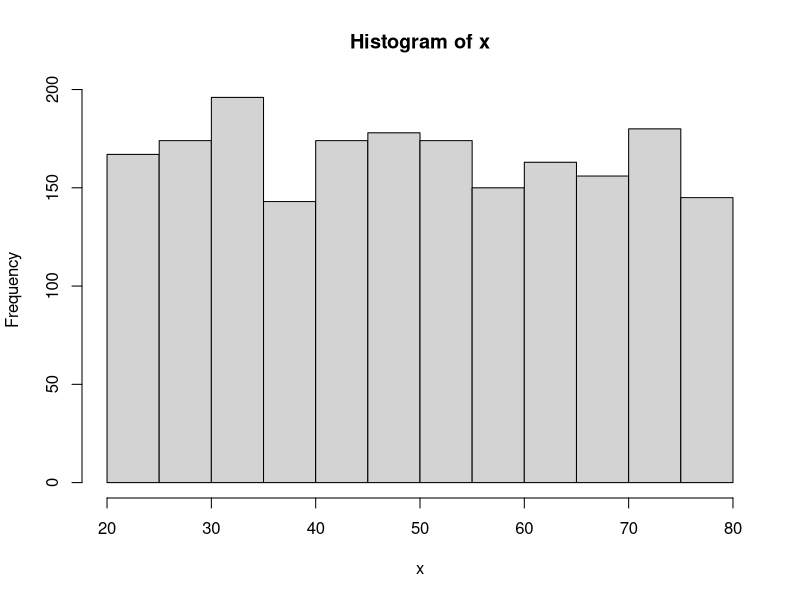
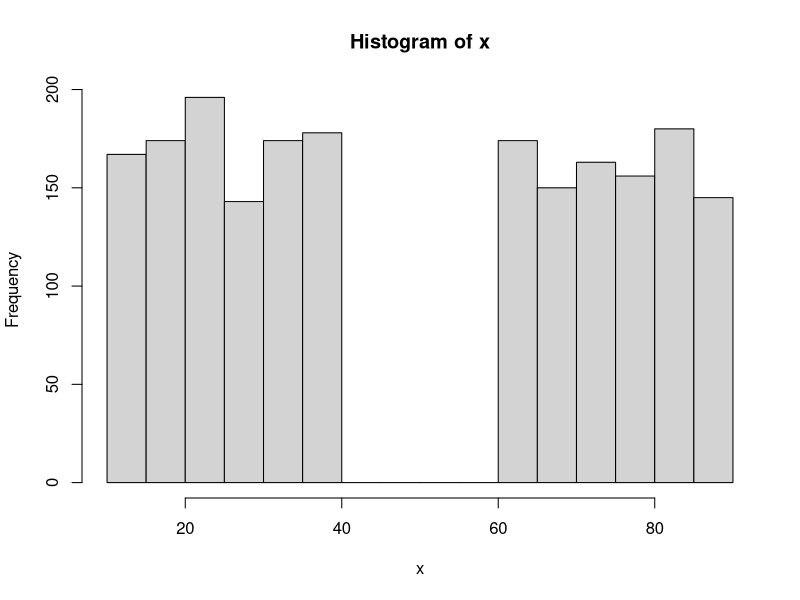
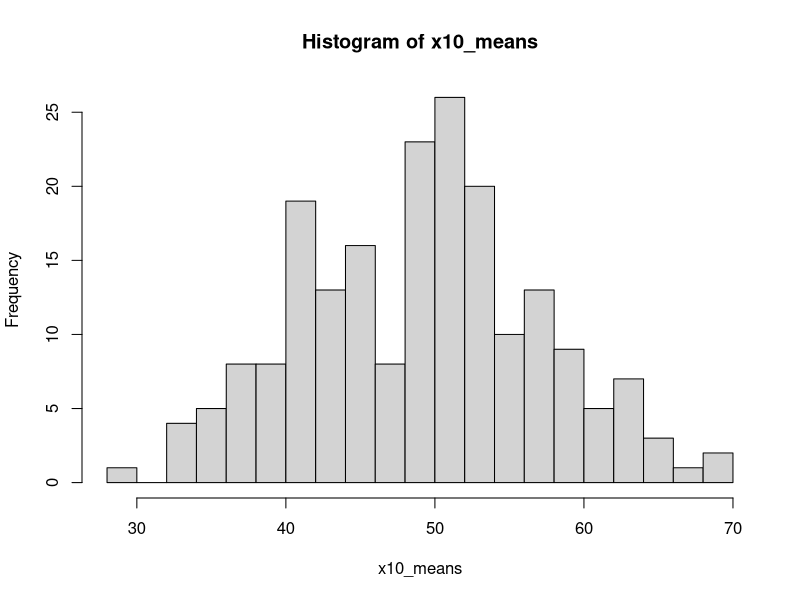
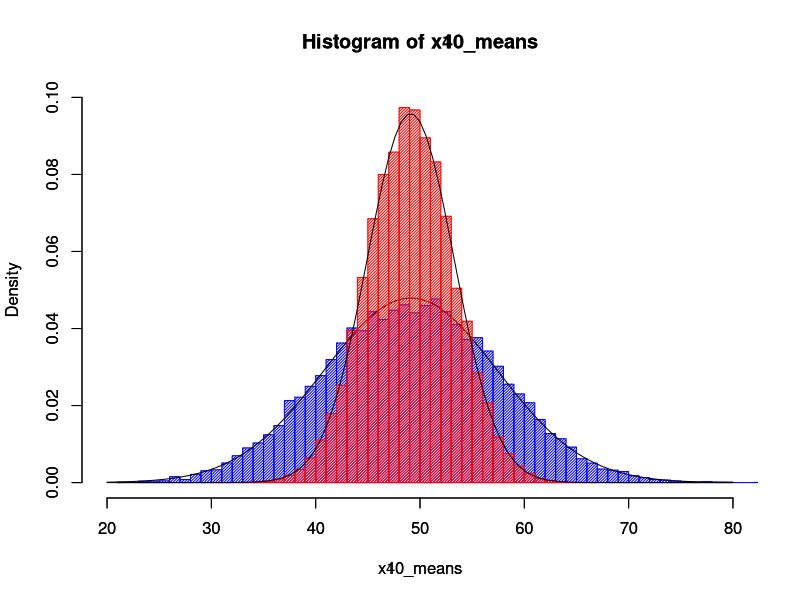
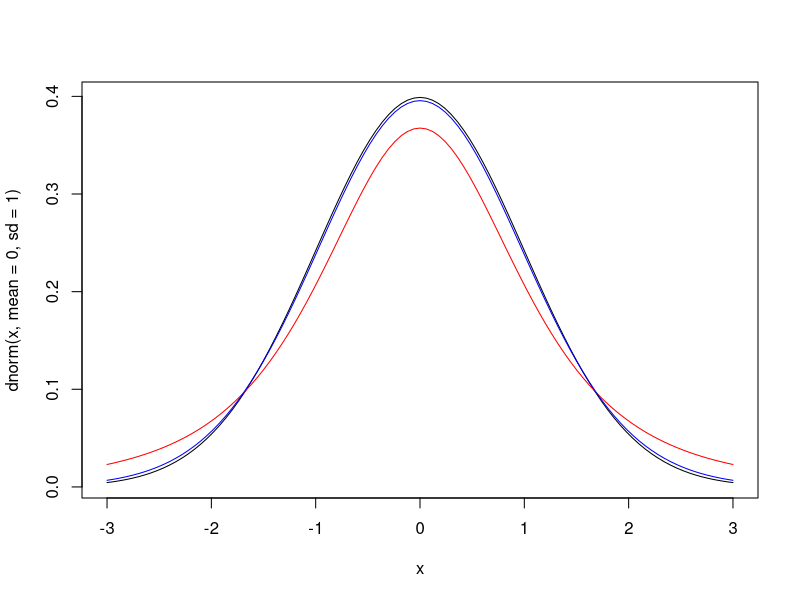
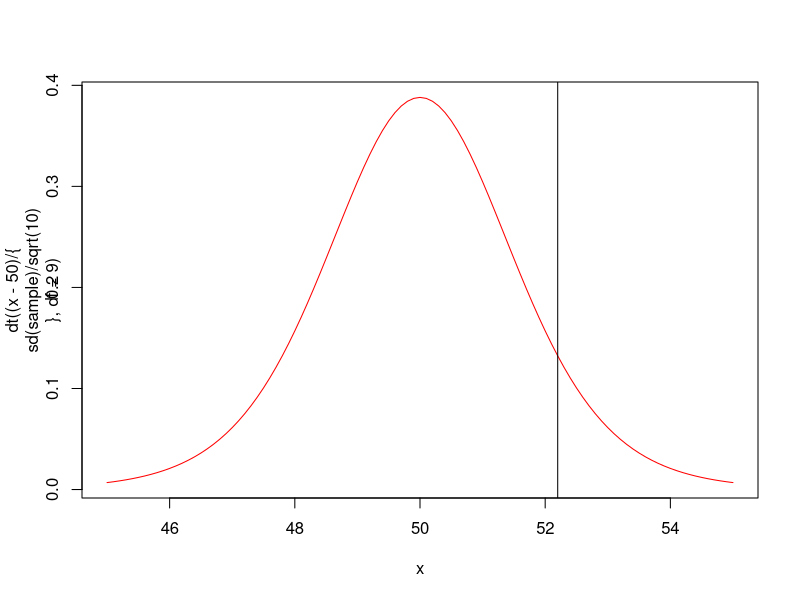
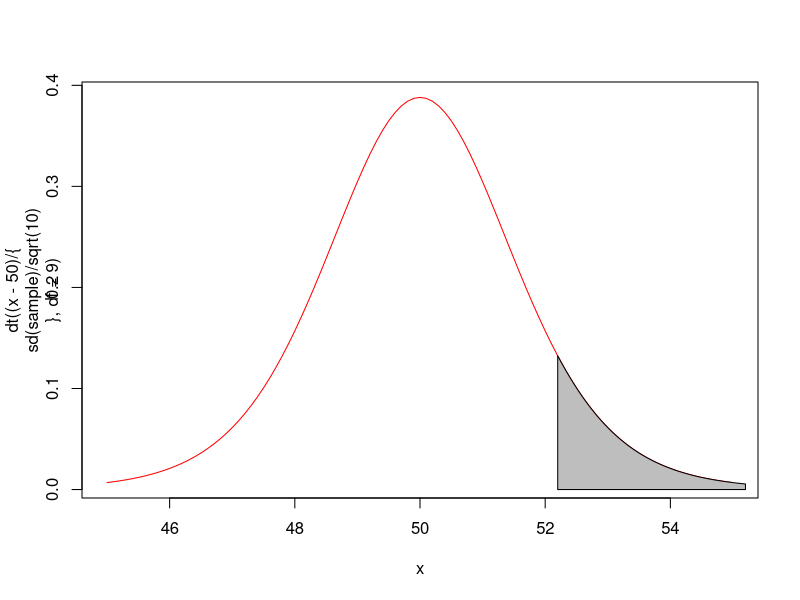
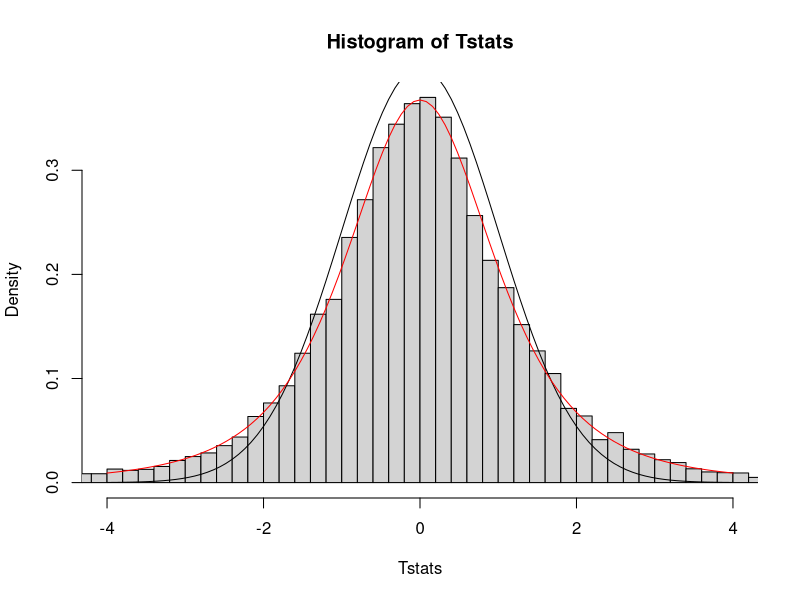

Write the R code that produced these figures, in order.
# Mean is supposedly following a special distribution no matter how wired the backgound distribution is.
# Let's check it. 

## Creating a wired back ground ppopulation 
x = runif(2000, 20, 80)
head(x)
hist(x)
mean(x) # mean of the destribution
x = ifelse(x>50, x+10, x-10) 
head(x)
hist(x) 

# sample 10 from background destribution and take the mean
x10 = sample(x, 10)
x10
x10_mean = mean(x10)
x10_mean

## SIDE: If we increase the sample, say, 100,
## our guess of the man will be more accurate
x100 = sample(x, 100)
x100_mean = mean(x100)
x100_mean
## Law of large numbers: LLA ###


# take the mean of 10 samples 200 more times
x10_means = x10_mean
for (i in 1:200){
  x10 = sample(x, 10)
  x10_mean = mean(x10)
  x10_means = c(x10_means, x10_mean)
}
length(x10_means)
hist(x10_means, breaks=20)

# do it 20K more times.
for (i in 1:20000){
  x10 = sample(x, 10)
  x10_mean = mean(x10)
  x10_means = c(x10_means, x10_mean)
}
length(x10_means)
hist(x10_means, breaks = 50, xlim = c(20, 80), ylim=c(0,0.1),prob=T, col="blue", density=50)
# this distribution is an approx of a normal distrubiton
####
## Noraml distribution has two paramaters mu and sigma
## and described as N(mu, sigma^2)
####
## The means of n samples follow the normal distribution of
##  mu = mean of the original distribution
##  sigma = standard diviation of the original distribution
##      devided by square root of n (standard error)
MU = mean(x)
SE = sd(x)/sqrt(10)
curve(dnorm(x, mean=MU, sd=SE),add = T)
## Central Limit Theorum: CLT
## If n is enough large (n>30), CLT holds.


# average 40 of x, repeat 20K times will give a narrower distribution.
## distribution of x 
x40_means = c()
for (i in 1:20000){
  x40 = sample(x, 40)
  x40_mean = mean(x40)
  x40_means = c(x40_means, x40_mean)
}
length(x40_means)
par(new=T)
hist(x40_means, breaks = 50, xlim = c(20, 80), ylim=c(0,0.1), prob=T, col="red", density=50)
# This distribution approx,
MU = mean(x)
SE = sd(x)/sqrt(40)
curve(dnorm(x, mean=MU, sd=SE),add = T)


####
# SIDE: what is sd? #####
a=1:5
a
mean(a)
sd(a)
a-mean(a)
(a-mean(a))^2
sum((a-mean(a))^2)
sum((a-mean(a))^2)/4 # variance
sqrt(sum((a-mean(a))^2)/4) # standard deviation
# why devide by 4, not 5? 
## Because we use mean(a) instead of true population mean.
####






# Back to the origial problem
# Can we use CLT to judge whether x10_mean is different from 50
sample=c(52, 56, 48, 52, 56, 54, 49, 42, 56, 57)
mean_10 = mean(sample)
## Supppose x10_means follows N(mu, sigma^2) where mu=50, 
## (null hypothesis:H0), we can tell how likely we would get
## x10_mean (obs) or more extreme. 
## The problem: how can we find sigma?
## We substitute sigma by sd(sample), but sd(sample) is always,
## a bit smaller than sd(x), so need correction -> t distribution
curve(dnorm(x, mean=0, sd=1), xlim=c(-3,3))
curve(dt(x, df=3),col="red", add=T)
curve(dt(x, df=30),col="blue", add=T)





## The t-distribution of x10_mean under the null hypothesis
## (x-50)/{sd(sample)/sqrt(9) follows t-dist with df of 9
curve(dt((x-50)/{sd(sample)/sqrt(10)}, df=9),col="red", xlim=c(45, 55)) 
abline(v=mean_10)
pt((mean_10-50)/{sd(sample)/sqrt(10)}, df=9, lower.tail = F) *2
t.test(sample-50)

## SIDE: Color the area
curve(dt((x-50)/{sd(sample)/sqrt(10)}, df=9),col="red", xlim=c(45, 55)) 
dots=mean_10 + 0:300/100
vals=dt((dots-50)/{sd(sample)/sqrt(10)}, df=9)
polygon(c(dots,rev(dots)),
        c(rep(0,301),rev(vals)),col="gray")

# SIDE: simulation of T statistics
# Dist.of  t-stats calculated by 4 samples from N(0,1)
Tstats=c()
for (i in 1:20000){
  x4 = rnorm(4)
  x4_mean = sum(x4)/4
  x4_sd = sd(x4)
  x4_se = x4_sd / sqrt(4)
  Tstat =( x4_mean - 0 ) / x4_se
  Tstats=c(Tstats, Tstat)
}
hist(Tstats, xlim=c(-4, 4), breaks=400, prob=T)
curve(dnorm(x), type = "l", add=T) # doesn't fits well.
# t-dist of 3 df fits.
curve(dt(x, df=3), col="red", add=T)













# Multiple testing ################################
x = runif(20000, 20, 80)
head(x)
hist(x)
mean(x)
SAMPLE=sample(x, 10)
SAMPLE
t.test(SAMPLE-50) # test whether this is significantly different from 0.05
Tstat=t.test(SAMPLE-50)
Tstat$p.value
if(Tstat$p.value<0.05){sig=1}else{sig=0}
sig

# repeat the same test 10K times
P=c()
for (i in 1:10000){
  SAMPLE=sample(x, 10)
  Tstat=t.test(SAMPLE-50)
  P = c(P, Tstat$p.value)
}

hist(P)
min(P)
sum(P<0.05)
# the number of alpha error (false positives)
# This is a bit larger than 500.
# The deviation from expectation happens because 
# CLT is not a normal dist. but an approx.

# QQplot
## From above example
Psort=sort(P)
Pexpc=(1:10000)/10000
Psort[1:10]
Pexpc[1:10]
plot(-log10(Pexpc), -log10(Psort))
abline(0,1)
# Lambda
Pmedian=median(P)
Pmedian
Mchisq = qchisq(1-Pmedian,1)
Mchisq/qchisq(0.5,1) 


## Increase the sample size to 1000
P=c()
for (i in 1:10000){
  SAMPLE=sample(x, 400)
  Tstat=t.test(SAMPLE-50)
  P = c(P, Tstat$p.value)
}
length(P[P<0.05])/length(P)
Psort=sort(P)
plot(-log10(Pexpc), -log10(Psort))
abline(0,1)

# If x is normally distributed (run above "SIDE")
P2=c()
for (i in 1:10000){
  SAMPLE=rnorm(10, mean=50, sd=15)
  Tstat=t.test(SAMPLE-50)
  P2 = c(P2, Tstat$p.value)
}
length(P2[P2<0.05])/length(P2)
P2sort=sort(P2)
plot(-log10(Pexpc), -log10(P2sort))
abline(0,1)



# Bonferroni correction 0.05 / number of tests
Psort=sort(P)
df = data.frame(P=Psort)
df$BONF_thre_to_rawP = 0.05/10000
df$P_BONF = df$P*10000
df$BONF_rjct = ifelse(df$P_BONF < 0.05, 1, 0)

# False discovery rate of 0.05
df$FDR_thre_to_rawP = 0.05/10000*(1:10000)
df$P_FDR = df$P*10000/(1:10000)
df$FDR_rjct = ifelse(df$P_FDR < 0.05, 1, 0) 





# Power
## H0 distribution and alpha
curve(dnorm(x,0, 1), xlim=c(-3, 5))
# Alpha (0ne-way (alpha = 0.025))
dots=1.96 + 0:300/100
vals=dnorm(dots)
polygon(c(dots,rev(dots)),
        c(rep(0,301),rev(vals)),col="blue")
## H1 distribution and beta
curve(dnorm(x,3, 1), xlim=c(-3, 5), add=T)
dots=1.96 - 0:300/50
vals=dnorm(dots-3)
polygon(c(dots,rev(dots)),
        c(rep(0,301),rev(vals)),col="red")

# Power (1-Beta)
dots=1.96 + 0:300/100
vals=dnorm(dots-3)
polygon(c(dots,rev(dots)),
        c(rep(0,301),rev(vals)),col="grey")

## two ways to increase power
# larger effect
curve(dnorm(x, 4, 1), xlim=c(-3, 5), add=T)

# Larger sample size (or better precision)
curve(dnorm(x, 0, 0.5), xlim=c(-3, 5))
curve(dnorm(x, 3, 0.5), xlim=c(-3, 5), add=T)
dots=1.96/2 + 0:300/100
vals=dnorm(dots, 0, 0.5)
polygon(c(dots,rev(dots)),
        c(rep(0,301),rev(vals)),col="red")
##








# Linear regression
## give 3 scoops
Y1=c(56, 49, 55, 56, 48, 52, 57, 42, 53, 58)
Y2=c(45, 50, 53, 41, 51, 50, 45, 48)
t.test(Y1, Y2)

# combine Y1 and Y2
Y = c(Y1, Y2)

# Linear regression with only intercept
lm(Y~1)
summary(lm(Y ~ 1))
# intercept is the mean of Y
mean(Y)
# plot
plot(Y)
abline(h=mean(Y))


# The difference between Y1 and Y2 is using spoon A(==0) or spoon B(==1)
X1 = c(rep(0,10), rep(1, 8))
# Add information of X1 in the model
summary(lm(Y ~ 1 + X1))
# Intercept is the mean of Y1
mean(Y1)
# X1 beta is the following;
mean(Y2) - mean(Y1)
# plot
plot(X1,Y)
abline(a=52.6, b=-4.725)

# Further more, three people scooped alternatively
# Person A == 0, Person B == 1, Person C == 2
X2 = rep(c(0, 1, 2), 6) 
summary(lm(Y ~ 1 + X1 + X2))

# A == (0,0), B == (1,0), C == (0, 1)
X2_1 = ifelse(X2==1, 1, 0)
X2_2 = ifelse(X2==2, 1, 0)
data.frame(X2, X2_1, X2_2)
summary(lm(Y ~ 1 + X1 + X2_1 + X2_2))
# The above is equivalent to 
summary(lm(Y ~ 1 + X1 + as.factor(X2)))
# Predict if person A uses spoon B
56.27 - 3.81 * 1 + 0


# Try add the age of the three people
X3 = rep(c(25, 30, 35), 6)
summary(lm(Y ~ 1 + X1 + as.factor(X2) + X3))

# X3 is not adding any information == useless
# add the minutes at scooping as new X3
X3 = seq(0, 51, by = 3)
summary(lm(Y ~ 1 + X1 + as.factor(X2) + X3))







###################################################
# 2nd half
###################################################
## Pemutation test
obs = data.frame(Y, X1, X2, X3)

testOBS = lm(Y ~ X1 + X2 + X3, data = obs)
testOBS
BETA1 = testOBS$coefficients[2]
BETA1

BETA_perm = c()
for (i in 1:10000){
  obs$Yperm=sample(obs$Y)
  testPERM = lm(Yperm ~ X1 + X2 + X3, data = obs)
  BETA_perm = c(BETA_perm, testPERM$coefficients[2])
}
hist(BETA_perm, breaks=100)
abline(v=c(BETA1, -BETA1))
(sum(BETA_perm < -abs(BETA1), BETA_perm > abs(BETA1)) + 1) / 10001




## Multiple test adjustment for a permutation test
X1 # consider this is a SNP
X1c = X1
X1c[2] = 1
X1c # This is a very close SNP to X1
summary(lm(X1~X1c)) # Their correlation is 0.8

summary(lm(Y ~ X1 + as.factor(X2)))
summary(lm(Y ~ X1c + as.factor(X2)))

# get p-value
P1 = summary(lm(Y ~ X1  + as.factor(X2)))$coefficient[2,4]
P2 = summary(lm(Y ~ X1c + as.factor(X2)))$coefficient[2,4]
P1
P2
# Permutation
P1_PERM=c()
P2_PERM=c()
for (i in 1:10000){
  Yperm = sample(Y, 18)
  P_m1 = summary(lm(Yperm ~ X1  + as.factor(X2)))$coefficient[2,4]
  P_m2 = summary(lm(Yperm ~ X1c + as.factor(X2)))$coefficient[2,4]
  P1_PERM=c(P1_PERM, min(P_m1, P_m2))
  P2_PERM=c(P2_PERM, max(P_m1, P_m2))
}
sort(P1_PERM)[1:10]
(sum(P1_PERM < P1) + 1)/10001 # P1 adjusted
(sum(P2_PERM < P2) + 1)/10001 # P2 adjusted
## BONF:P1=P2 = 0.05/2
## FDR: P1=0.05/2, P2=0.05
## Permutation can adjust the relatedness between predictors.





# PCA
dPCA=subset(iris, Species!="setosa")
head(dPCA)
plot(dPCA$Sepal.Length, dPCA$Sepal.Width, col=dPCA$Species)
m1 = lm(dPCA$Sepal.Width~dPCA$Sepal.Length)
abline(m1)
summary(m1)
PCA = prcomp(dPCA[,c("Sepal.Length", "Sepal.Width")])
head(PCA$x)
plot(-PCA$x[,1], -PCA$x[,2], col=dPCA$Species)
abline(h=0) # PC1
abline(v=0) # PC2
summary(PCA)

## Use information of 4 variables
head(dPCA)
PCA2 = prcomp(dPCA[,1:4])
head(PCA2$x)
summary(PCA2)
plot(-PCA2$x[,1], -PCA2$x[,2], col=dPCA$Species)
plot(-PCA2$x[,1], -PCA2$x[,3], col=dPCA$Species)
EV = PCA2$sdev^2 # eigen value. plink output a file for eigen values
EV
plot(EV, typ="o")
summary(PCA2)$importance[2,]
plot(summary(PCA2)$importance[2,], typ="o")

m_PC4 = glm(I(dPCA$Species=="virginica") ~ PCA2$x[,1] + PCA2$x[,2] + PCA2$x[,3] + PCA2$x[,4], family = binomial())
m_PC2 = glm(I(dPCA$Species=="virginica") ~ PCA2$x[,1] + PCA2$x[,2], family = binomial())
summary(m_PC4)
summary(m_PC2)
anova(m_PC2, m_PC4, test = "LRT")





# Meta analysis
## We are intersted in the association of petal Width on sepal length 
## after adjusting for the petal length and the species.
IRIS = iris # Load data
# All analysis
mAll  = lm(Sepal.Length ~ Petal.Width + Petal.Length + as.factor(Species), data = IRIS)
# Stratified analysis
mSeto = lm(Sepal.Length ~ Petal.Width + Petal.Length, data = subset(IRIS, Species=="setosa"))
mVers = lm(Sepal.Length ~ Petal.Width + Petal.Length, data = subset(IRIS, Species=="versicolor"))
mVirg = lm(Sepal.Length ~ Petal.Width + Petal.Length, data = subset(IRIS, Species=="virginica"))
# Results
summary(mAll)
summary(mSeto)
summary(mVers)
summary(mVirg)
# Take BETAs and SEs for Petal.Width
seto=summary(mSeto)$coefficient[2,1:2]
vers=summary(mVers)$coefficient[2,1:2]
virg=summary(mVirg)$coefficient[2,1:2]
RES = data.frame(rbind(seto, vers, virg))
RES

## Forest-plot like plot
RES$lcl=RES$Estimate - 1.96 * RES$Std..Error
RES$ucl=RES$Estimate + 1.96 * RES$Std..Error
plot(RES$Estimate, ylim = c(min(RES$lcl-0.5), max(RES$ucl+0.5)))
points(1:3, RES$lcl, pch=24)
points(1:3, RES$ucl, pch=25)
abline(h=0)



# Meta-analysis these results
### The sum of the products of weight x Beta devided by sum of the weights is
### a valid estimator of the overall effect.
RES$W = c(0.1, 0.4, 0.5) # Weight can be anything
RES$WxB= RES$W * RES$Estimate 
sum(RES$WxB)/sum(RES$W) # This is 

## This is valid but not efficient because it doesn't use the information
## of how the beta is precise (SE)
## Inverse variance method give the weight of inverse of variance
RES$W = 1 / (RES$Std..Error^2)
RES$WxB= RES$W * RES$Estimate 
meta_beta = sum(RES$WxB)/sum(RES$W) # This is the beta of meta-analysis
meta_beta
meta_se = sqrt(1/sum(RES$W))
meta_se
Z = meta_beta/meta_se
p_meta = 2 * pnorm(-Z)
p_meta



# Another example
result = data.frame(
  strata=c("A", "B"),
  beta = c(-0.041, -0.136),
  se = c(0.044, 0.06),
  P = c(0.35, 0.024)
)
result

result$W = 1/(result$se^2)
result$WxB = result$W * result$beta
meta_beta = sum(result$WxB) / sum(result$W)
meta_beta
meta_se = sqrt(1 /sum(result$W))
meta_se
Z = meta_beta/meta_se
Z
p_meta = 2 * pnorm(-abs(Z))
p_meta





# Causal inference
x = rep(c(0,1), 100) # gene 0, 1, 0, 1
bp = rnorm(200, mean=130, sd = 20) + x * 20 # Blood pressure affected by x
or = (bp-100)^2/5000 # OR of outcome is associated with blood pressure
y = rbinom(200, 1, or/(1+or)) # Get 0, 1 outcome based on the OR.
m1 = glm(y ~ x, family = binomial()) # Do analysis
summary(m1) # the valid analysis

# conditioning on a intermediate variable
m2 = glm(y ~ x + I(bp-100), family = binomial())
summary(m2)

# selection bias
x = rep(c(0,1),1000) 
y = sample(c(0, 0, 0, 1),2000, replace = T) # 25% had outcome.
m1 = glm(y ~ x, family = binomial()) # valid analysis
summary(m1)
s = rbinom(2000, 1, p=(0.1 + 0.4*x + 0.3 * y)) # s is affected both by x and y
m2 = glm(y ~ x + s, family = binomial()) # analysis inviting a selection bias
summary(m2)
## people within s==1
m_s1 = glm(y[s==1] ~ x[s==1], family = binomial())
summary(m_s1)
## people with s==0 
m_s0 = glm(y[s==0] ~ x[s==0], family = binomial())
summary(m_s0)
### s is often selection criteria, thus, "selection bias".